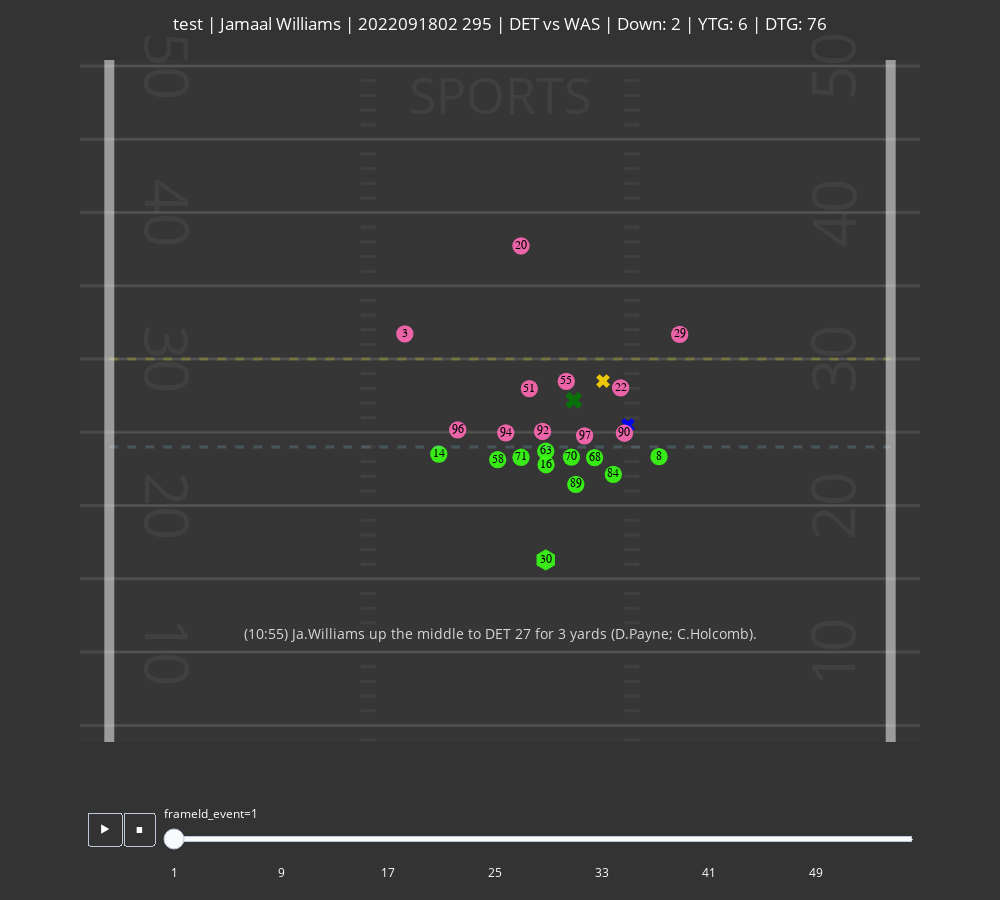

The cell this chart's notebook holds for it:
### Code cell
result_row = results_df.filter(pl.col("dataset_split").is_in(["val", "test"])).sample(1)
gid, pid = results_df.filter(pl.col("dataset_split").is_in(["val", "test"])).select(['gameId', 'playId']).sample(1).to_numpy()[0]

# gid, pid = 2022100206, 988 # austin ekeler reverse TD
# gid, pid = 2022092505, 2441 # lamar scramble with a broken tackle # zoo model goes crazy near the end
# gid, pid = 2022102305, 380 # blocker causes prediction to jump
# gid, pid = 2022092501, 2398 # huge hole opens up and prediction jumps # this one is good frames 50-60. Zoo doesnt seem to generalize well in open field situations, even transformer struggles much later
# gid, pid = 2022100909, 1582 # derrik henry dead run -> huge run
# gid, pid = 2022103004, 2631 # Dameon Pierce weaving run
# gid, pid = 2022103002, 3044 # Jet Sweep shows poor generalization from Zoo model
# gid, pid = 2022102307, 641 # Breece Hall huge TD with Transformer model picking up the hole opening (frames 35-40) much more than Zoo model
# gid, pid = 2022091109, 187 # James Rob. big run to left. Sumer model picks up earlier it is going to be a big run


#### OOB Test Set ####
# gid, pid = 2022092200, 1477
# gid, pid = 2022100203, 3117
# gid, pid = 2022100212, 3385
# gid, pid = 2022102307, 1976

print(f"gid, pid = {gid}, {pid}")
animate_play(tracking_df, play_df, results_df, gid, pid)
